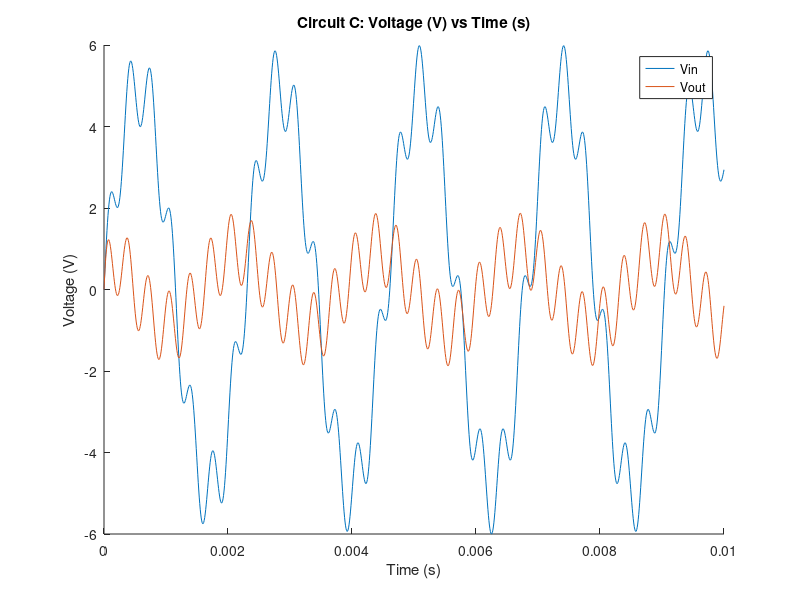
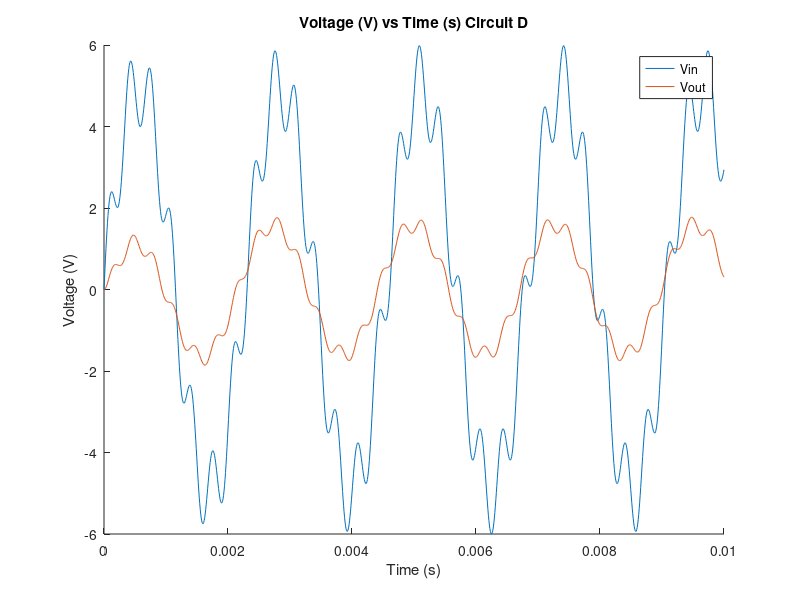
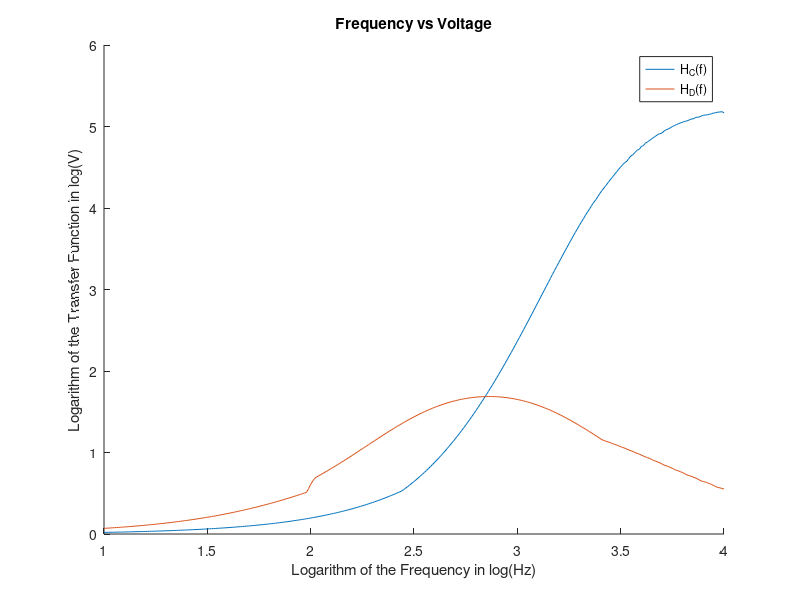

MATLAB code to generate these figures, in order:
%% Part 3: Cascaded circuits

clear all;
close all;

%% Circuit C
t = 0.01;    % Total time simulation runs for, as seen in Figure 7. It's worth noting that if t = 0.001, the simulation appears better, but still wholly inacurate. 
h = 8e-6;    % Sample rate in seconds per second; this is the same rate from Part 1.
C = 0.68e-6; % C_1 = C_2 = C_3 = 0.68 microF. 
R = 330;     % R_1 = R_2 = R_4 = 330 Ohms
f1 = 440;    % 440 Hz
f2 = 3000;   % 3k Hz

timesteps = 0:h:t;

AC = [ 1 -1 -1  0  0  0; % i_1 - i_2 - i_3 = 0     Equation 15
       0  0  0  1  0  0; % V_in = V_in,k           Equation 19
       0  0  0  1 -1  0; % V_in - V_1 = V_c1,k     Equation 20
       0  0  0  0  1 -1; % V_1 - V_out = V_c3,k    Equation 21
       0  R  0  0 -1  0; % R_2 * i_2 - V_1 = 0     Equation 17
       0  0  R  0  0 -1; % R_4 * i_3 - V_out = 0   Equation 18
     ];

% The voltages we're tracking. 
Vc1  = zeros(1, length(timesteps));
Vc3  = zeros(1, length(timesteps));
Vout = zeros(1, length(timesteps));
Vin  = 5 * sin(2 * pi * f1 * timesteps) + sin(2 * pi * f2 * timesteps); % Equation 26.

% These could either be scalar or vector, as the values are tossed between
% each iteration of the loop. 
i1 = zeros(1, length(timesteps));
i3 = zeros(1, length(timesteps));

for k = 1:length(timesteps)
    % Solve the circuit. 
    x = linsolve(AC, [0, Vin(k), Vc1(k), Vc3(k), 0, 0]');
    % Manually storing values from x in Ax = b. These stored values are
    % used in the update equations. 
    i1(k)   = x(1);
%   i2      = x(2); i2 is never used outside of A.
    i3(k)   = x(3);
%   Vin(k)  = x(4); Vin is already calculated for all timesteps. 
    Vc1(k)  = x(4) - x(5);
    Vout(k) = x(6);
    
    % Update Equations
    Vc1(k+1) = Vc1(k) + (h / C) * i1(k); % Equation 24
    Vc3(k+1) = Vc3(k) + (h / C) * i3(k); % Equation 25
end

figure;
hold on;
plot(timesteps, Vin);
plot(timesteps, Vout);
hold off;
legend("Vin", "Vout", "location", "best");

xlabel("Time (s)");
ylabel("Voltage (V)");
title("Circuit C: Voltage (V) vs Time (s)");

%% Circuit D

AD = [  1 -1 -1  0  0  0;
       -R  0  0  1 -1  0;
        0  0  R  0  0 -1;
        0  0  0  1  0  0;
        0  0  0  0  1  0;
        0  0 -R  0  1  0;
     ];

% The voltages we're tracking. 
Vc2  = zeros(1, length(timesteps));
Vc3  = zeros(1, length(timesteps));
Vout = zeros(1, length(timesteps));
Vin  = 5 * sin(2 * pi * f1 * timesteps) + sin(2 * pi * f2 * timesteps); % Equation 26.

% These could either be scalar or vector, as the values are tossed between
% each iteration of the loop. 

for k = 1:length(timesteps)
    % Solve the circuit. 
    x = linsolve(AD, [0, 0, 0, Vin(k), Vc2(k), Vc3(k)]');
    % Manually storing values from x in Ax = b. These stored values are
    % used in the update equations. 

    Vc2(k+1) = Vc2(k) + (h / C) * x(2); % Equation 24
    Vc3(k+1) = Vc3(k) + (h / C) * x(3); % Equation 25
end

Vout = Vc2 - Vc3;

figure;
hold on;
plot(timesteps, Vin);
plot(timesteps, Vout(1:end-1));
hold off;
legend("Vin", "Vout", "location", "best");

xlabel("Time (s)");
ylabel("Voltage (V)");
title("Voltage (V) vs Time (s) Circuit D");

%% Transfer Functions
% notice that 10 is 10^1 and 10k is 10^4. |powers| is log(10) .. log(10k)
% with steps in logarithmic units. 
powers = 1:0.01:4;

Vc1_C  = zeros(1, length(timesteps));
Vc3_C  = zeros(1, length(timesteps));
Vc2_D  = zeros(1, length(timesteps));
Vc3_D  = zeros(1, length(timesteps));

Vout_C = zeros(1, length(timesteps));
Vout_D = zeros(1, length(timesteps));

for p = 1:length(powers)
    % we're using 10^powers(p) to decode the frequency.
    Vin = 5 * sin(2 * pi * 10^powers(p) * [0:length(timesteps)] * h);
    
    % Update function
    for k = 1:length(timesteps)
        x_C = linsolve(AC, [0, Vin(k), Vc1_C(k), Vc3_C(k), 0, 0]');
        x_D = linsolve(AD, [0, 0, 0, Vin(k), Vc2_D(k), Vc3_D(k)]');
        
        Vc1_C(k+1) = Vc1_C(k) + (h / C) * x_C(1);
        Vc3_C(k+1) = Vc3_C(k) + (h / C) * x_C(3);
        Vc2_D(k+1) = Vc2_D(k) + (h / C) * x_D(2);
        Vc3_D(k+1) = Vc3_D(k) + (h / C) * x_D(3);
    end
    
    HC(p) = max(Vin - Vc1_C - Vc3_C);
    HD(p) = max(Vc2_D - Vc3_D);
end

figure;
hold on;
plot(powers, (HC));
plot(powers, (HD));
hold off;
legend("H_C(f)", "H_D(f)");
xlabel("Logarithm of the Frequency in log(Hz)");
ylabel("Logarithm of the Transfer Function in log(V)");
title("Frequency vs Voltage");
